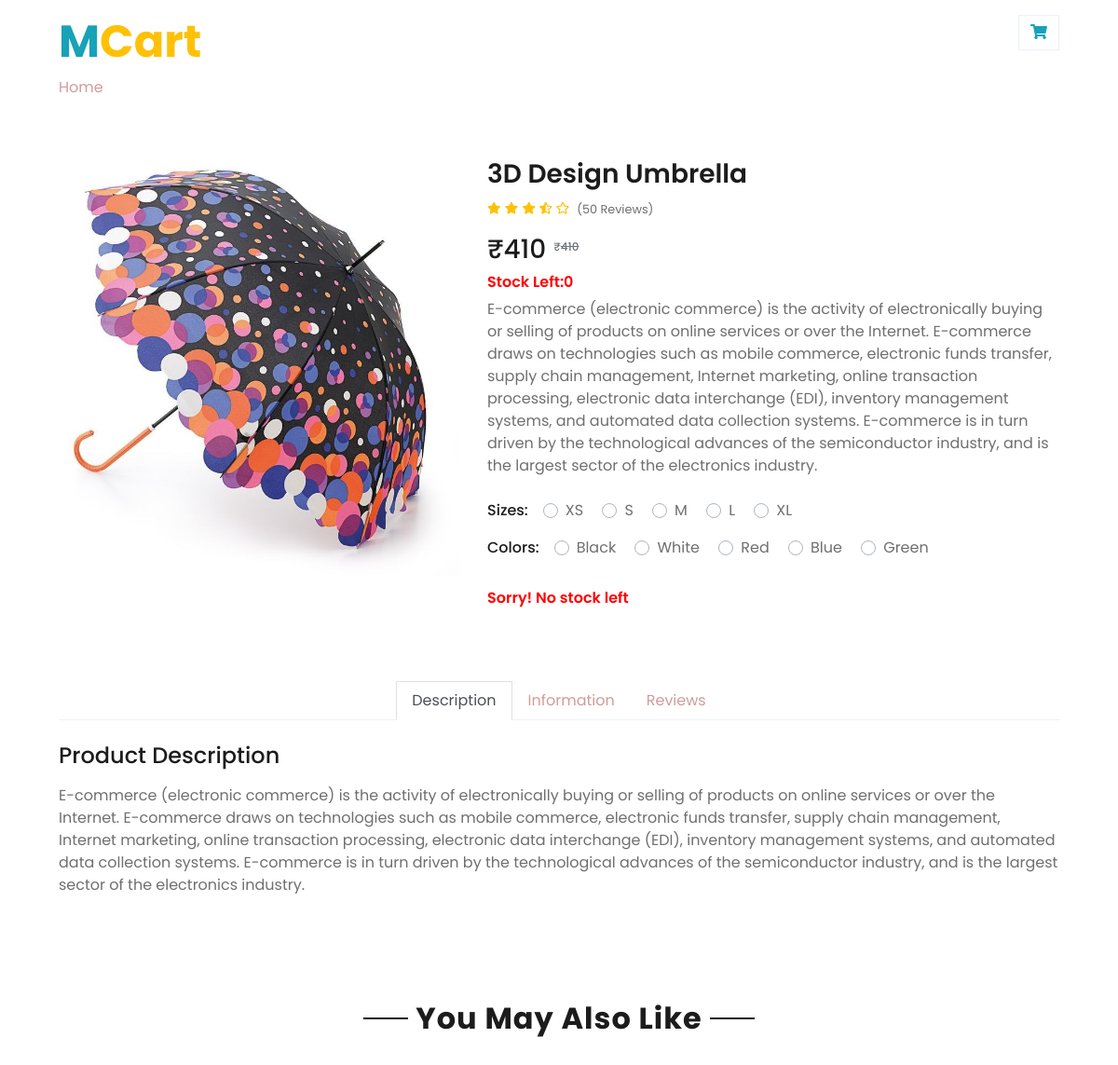
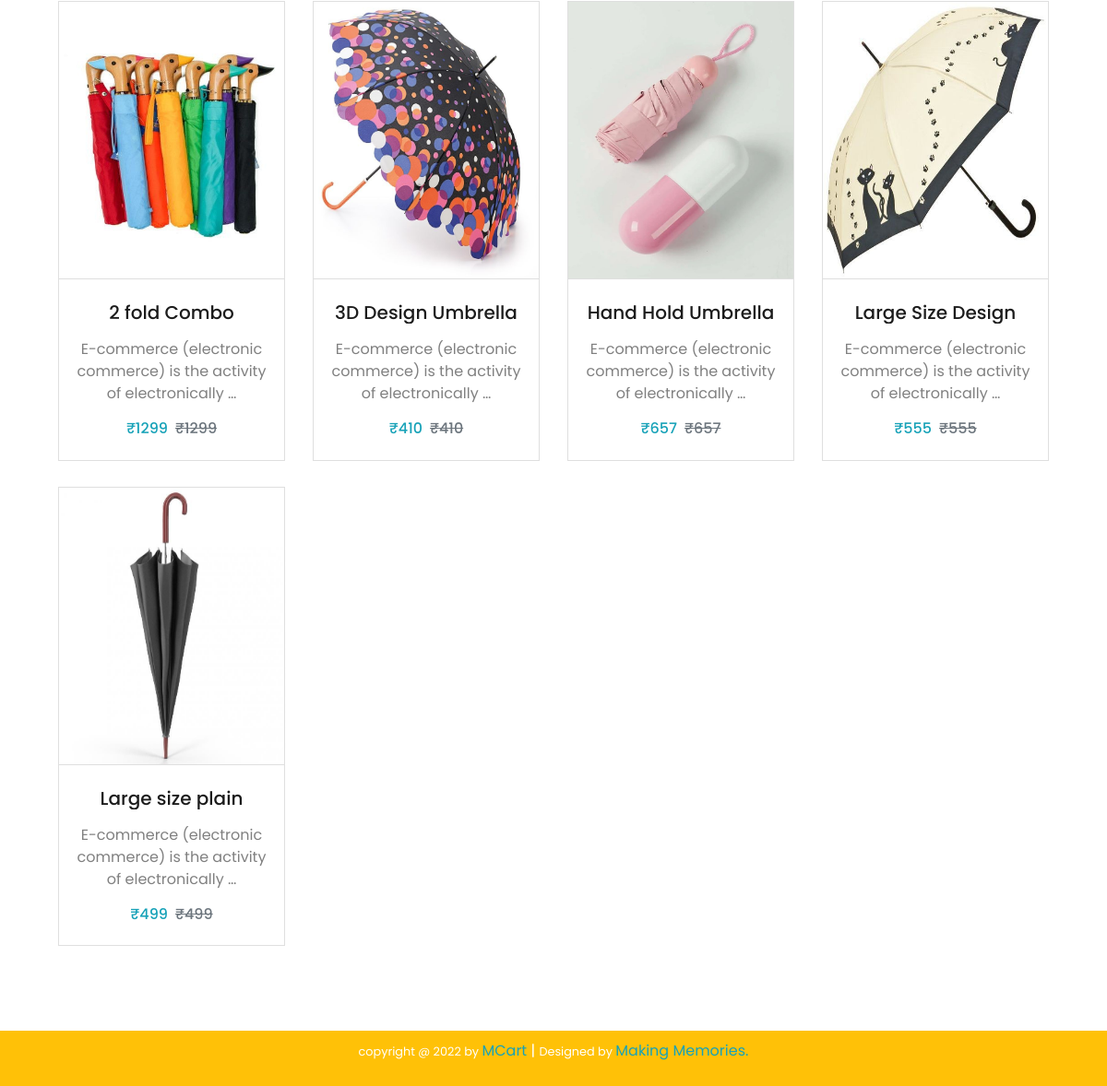
Screenshot of /umbrellas/3d-design-umbrella with the database file from the repository (2 pictures, top to bottom).
### home/models.py (models this page shows, shortened)
class Products(models.Model):
    name = models.CharField(max_length=250, unique=True)
    slug = models.SlugField(max_length=250, unique=True)
    img = models.ImageField(upload_to='product')
    desc = models.TextField()
    stock = models.IntegerField()
    available = models.BooleanField()
    price = models.IntegerField()
    category = models.ForeignKey(Categ,on_delete=models.CASCADE)
    class Meta:
        ordering = ('name',)
    def get_url(self):
        return reverse('details', args=[self.category.slug, self.slug])

### home/views.py (the view)
# urls.py: path('<slug:c_slug>/<slug:prod_slug>',views.ProdDetails, name='details'),
def ProdDetails(request, c_slug, prod_slug):
    try:
        pro = Products.objects.get(category__slug=c_slug, slug=prod_slug)
    except Exception as e:
        raise e
    c_page = get_object_or_404(Categ, slug=c_slug)
    pr = Products.objects.filter(category=c_page, available=True)
    return render(request, "detail.html", {'pro': pro, 'pr': pr})

### cart/context_processors.py (called while the page is built)
def count(request):
    itm_ct=0
    if 'admin' in request.path:
        return {}
    else:
        try:
            ct=CartList.objects.filter(cart_id=c_id(request))
            c_item=CartItems.objects.all().filter(cart=ct[:1])
            for i in c_item:
                itm_ct=itm_ct+1
        except CartList.DoesNotExist:
            itm_ct = 0
        return dict(itc=itm_ct)

### cart/views.py (called while the page is built)
def c_id(request):
    ct_id = request.session.session_key
    if not ct_id:
        ct_id = request.session.create()
    return ct_id

### templates/detail.html (shortened to what this page needs)
{% load static %}
<!DOCTYPE html>
<html lang="en">
<head>
    <link href="https://cdnjs.cloudflare.com/ajax/libs/font-awesome/5.10.0/css/all.min.css" rel="stylesheet">
    <link href="{% static 'shop/lib/owlcarousel/assets/owl.carousel.min.css' %}" rel="stylesheet">
    <link href="{% static 'shop/css/style.css' %}" rel="stylesheet">
</head>
<body>
    <div class="container-fluid">
        <div class="row justify-content-between py-3 px-xl-5">
            <div class="col-lg-3 d-none d-lg-block">
                <a href="/" class="text-decoration-none">
                    <h1 style="font-size:3rem" class="text-warning font-weight-bold"><span class="text-info font-weight-bold ">M</span>Cart</h1>
                </a>
                <a href="/" class="text-decoration-none">Home</a>
            </div>
            <div class="col-lg-3 col-6 text-right">
                 <a href="{% url 'cartDetails' %}" class="btn border">
                    <i class="fas fa-shopping-cart text-info"></i>
                </a>
            </div>
        </div>
    </div>
    <div class="container-fluid py-5">
        <div class="row px-xl-5">
            <div class="col-lg-5 pb-5">
                <div style=>
                            <img class="w-100 h-100" src="{{pro.img.url}}" alt="Image">
                </div>
            </div>
            <div class="col-lg-7 pb-5">
                <h3 class="font-weight-semi-bold">{{pro.name}}</h3>
                <div class="d-flex mb-3">
                    <div class="text-warning mr-2">
                        <small class="fas fa-star"></small>
                        <small class="fas fa-star"></small>
                        <small class="fas fa-star"></small>
                        <small class="fas fa-star-half-alt"></small>
                        <small class="far fa-star"></small>
                    </div>
                    <small class="pt-1">(50 Reviews)</small>
                </div>
                <div class="d-flex ">
                    <h3 >₹{{pro.price}}</h3><h6 class="text-muted ml-2"><sub>₹<del>{{pro.price}}</del></sub></h6>
                </div>
                <h6 style="color:red" class="font-weight-semi-bold">Stock Left:{{pro.stock}}</h6>
                <p class="mb-4">{{pro.desc}}</p>
                <div class="d-flex mb-3">
                    <p class="text-dark font-weight-medium mb-0 mr-3">Sizes:</p>
                    <form>
                        <div class="custom-control custom-radio custom-control-inline">
                            <label class="custom-control-label" for="size-1">XS</label>
                        </div>
                        <div class="custom-control custom-radio custom-control-inline">
                            <label class="custom-control-label" for="size-2">S</label>
                        </div>
                        <div class="custom-control custom-radio custom-control-inline">
                            <label class="custom-control-label" for="size-3">M</label>
                        </div>
                        <div class="custom-control custom-radio custom-control-inline">
                            <label class="custom-control-label" for="size-4">L</label>
                        </div>
                        <div class="custom-control custom-radio custom-control-inline">
                            <label class="custom-control-label" for="size-5">XL</label>
                        </div>
                    </form>
                </div>
                <div class="d-flex mb-4">
                    <p class="text-dark font-weight-medium mb-0 mr-3">Colors:</p>
                    <form>
                        <div class="custom-control custom-radio custom-control-inline">
                            <label class="custom-control-label" for="color-1">Black</label>
                        </div>
                        <div class="custom-control custom-radio custom-control-inline">
                            <label class="custom-control-label" for="color-2">White</label>
                        </div>
                        <div class="custom-control custom-radio custom-control-inline">
                            <label class="custom-control-label" for="color-3">Red</label>
                        </div>
                        <div class="custom-control custom-radio custom-control-inline">
                            <label class="custom-control-label" for="color-4">Blue</label>
                        </div>
                        <div class="custom-control custom-radio custom-control-inline">
                            <label class="custom-control-label" for="color-5">Green</label>
                        </div>
                    </form>
                </div>
                <div class="d-flex align-items-center mb-4 pt-2">
                    {% if pro.stock <= 0 %}
                    <h6 style="color:red" class="font-weight-semi-bold">Sorry! No stock left</h6>
                    {% else %}
                    <a href="{% url 'addcart' pro.id %}" class="btn btn-warning px-3"><i class="fa fa-shopping-cart mr-1"></i> Add To Cart</a>
                    {% endif %}
                </div>
            </div>
        </div>
        <div class="row px-xl-5">
            <div class="col">
                <div class="nav nav-tabs justify-content-center border-secondary mb-4">
                    <a class="nav-item nav-link active" data-toggle="tab" href="#tab-pane-1">Description</a>
                    <a class="nav-item nav-link" data-toggle="tab" href="#tab-pane-2">Information</a>
                    <a class="nav-item nav-link" data-toggle="tab" href="#tab-pane-3">Reviews </a>
                </div>
                <div class="tab-content">
                    <div class="tab-pane fade show active" id="tab-pane-1">
                        <h4 class="mb-3">Product Description</h4>
                        <p>{{pro.desc}}</p>
                    </div>
                </div>
            </div>
        </div>
    </div>
    <div class="container-fluid py-5">
        <div class="text-center mb-4">
            <h2 class="section-title px-5"><span class="px-2">You May Also Like</span></h2>
        </div>
        <div class="row px-xl-5 pb-3">
            {% for i in pr %}
            <div class="col-lg-3 col-md-6 col-sm-12 pb-1">
                <a href="{{i.get_url}}" style="color:grey; text-decoration:none"><div class="card product-item  mb-4" >
                    <div class="card-header product-img position-relative overflow-hidden bg-transparent  p-0">
                        <img class="img-fluid w-100" src= "{{i.img.url}}" alt="No image found" style="height:300px;">
                    </div>
                    <div class="card-body  text-center p-0 pt-4 pb-3">
                        <h5 class="text-truncate mb-3">{{i.name}}</h5>
                        <p style="padding-left:10px; padding-right:10px; ">{{i.desc|truncatewords:8}}</p>
                        <div class="d-flex justify-content-center">
                            <h6 style="color:#17a2b8">₹{{i.price}}</h6><h6 class="text-muted ml-2"><del>₹{{i.price}}</del></h6>
                        </div>
                    </div>
                </div></a>
            </div>
            {% endfor %}
        </div>
    </div>
<div style="background-color:#ffc107; padding:10px; text-align:center">
        <p style="color:white"> <small>copyright @ 2022 by   </small><a href="/" style="color:#17a2b8">  MCart</a> | <small>  Designed by </small><a href="/" style="color:#17a2b8">Making Memories.</a></p>
    </div>
</body>
</html>

### rows the page displays
Products: img (picture), name "3D Design Umbrella", price "410", stock "0", desc "E-commerce (electronic commerce) is the activity of electronically buying or selling of products on online services or over the Internet. E-commerce draws on technologies such as mobile commerce, electronic funds transfer, supply chain management, Internet marketing, online transaction processing, electronic data interchange (EDI), inventory management systems, and automated data collection systems. E-commerce is in turn driven by the technological advances of the semiconductor industry, and is the largest sector of the electronics industry.", desc "E-commerce (electronic commerce) is the activity of electronically …"
Products: img (picture), name "2 fold Combo", desc "E-commerce (electronic commerce) is the activity of electronically …", price "1299"
Products: img (picture), name "Hand Hold Umbrella", desc "E-commerce (electronic commerce) is the activity of electronically …", price "657"
Products: img (picture), name "Large Size Design", desc "E-commerce (electronic commerce) is the activity of electronically …", price "555"
Products: img (picture), name "Large size plain", desc "E-commerce (electronic commerce) is the activity of electronically …", price "499"
